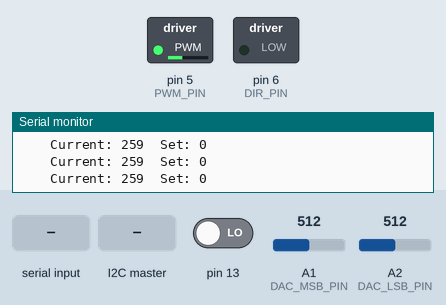
Simulated run of this sketch. Board: Arduino Uno, built with avr-gcc and run on an emulated ATmega328P. Shown: switched loads named in the sketch (green lamp = pin HIGH), the last lines printed to the serial monitor. The test bench sets the inputs (shaded band); at power-on: A1 (DAC_MSB_PIN) = 512, pin 13 LOW, A2 (DAC_LSB_PIN) = 512.

Above: at 1.2 s.
1.3 s: A1 (DAC_MSB_PIN) set to 397
2.8 s: A1 (DAC_MSB_PIN) set to 376
At 3.2 s:
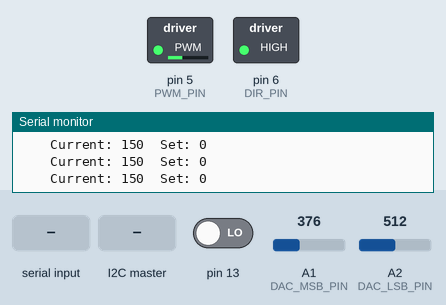
4.3 s: "30,150\n" received over Serial
At 5.1 s:
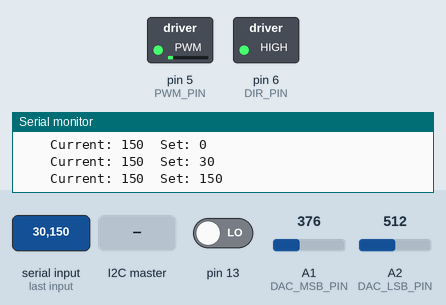
6.8 s: the I2C master sends the byte 5
9.8 s: the I2C master sends the byte 90
12.8 s: A1 (DAC_MSB_PIN) set to 264
15.8 s: A1 (DAC_MSB_PIN) set to 245
At 17.0 s:
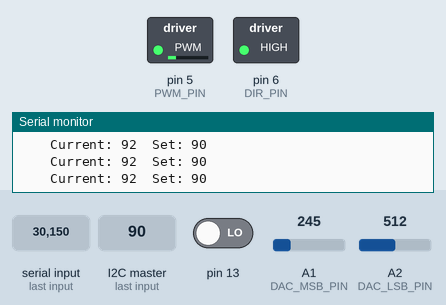
Timing chart, 0 to 18.8 s (numbered marks = the images above; inputs shaded):
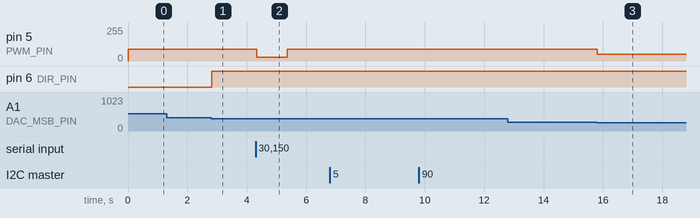

Measured:
- the behaviour switches between 384 and 383 on A1 (DAC_MSB_PIN) (found by bisection; images 0 and 1)
- after the input at 2.8 s, pin 6 (DIR_PIN): LOW → HIGH at once
- after the input at 4.3 s, pin 5 (PWM_PIN): 90/255 → 30/255 at once, → 90/255 1.0 s later
- after the input at 15.8 s, pin 5 (PWM_PIN): 90/255 → 50/255 at once

The sketch:

nano_firmware_DAC_I2C_side.ino
```cpp
#include <Wire.h>
//#define SLAVE_ADDRESS     0x21  //TopTower
//#define SLAVE_ADDRESS     0x22  //BottomTower
//#define SLAVE_ADDRESS     0x23  //base motor furthest
#define SLAVE_ADDRESS     0x24  //base motor elbow
//#define SLAVE_ADDRESS     0x25  //base motor stationary

#define RECIEVED_SIZE     4
#define SENT_SIZE         20
//#define SENT_SIZE         4
#define PWM_PIN           5
#define DIR_PIN           6
//#define POT_PIN           A1
//////////////  0x24  //////////
//#define ENC_PIN           3
//#define ENC2_PIN          2

////////////  0x23  //////////
//#define ENC_PIN           2
//#define ENC2_PIN          3
#define ENC_TICKS         6400

#define DAC_LSB_PIN         A2
#define DAC_MSB_PIN         A1


// planar elbow
float p = 10;
float i = 0.003;
float d = 1.5;
int Lower_Bound = 35;
int Upper_Bound = 105;

unsigned long prev_time = 0;
unsigned long curr_time = 0;
float curr_error = 0.0;
float prev_error = 0.0;
float integral_error = 0.0;
float deriv_error = 0.0;
unsigned long dt = 1;


byte recievedSetPoint[RECIEVED_SIZE];
byte sentPosition[SENT_SIZE];

volatile int setPoint = 0;
volatile int currPosition = 0;
long GAIN = 7;

volatile bool enc1 = true;
volatile bool enc2 = true;

volatile bool lastEnc = true;
volatile bool encDir = true;

volatile long ticks = 0;

void readDAC(){
//  long x1 = (long)analogRead(DAC_LSB_PIN);


  int x1x1 = analogRead(DAC_LSB_PIN);
  //long x1 = (x1x1 & 1016)>>3;
  long x1 = x1x1 & 1016;

  int x2x2 = analogRead(DAC_MSB_PIN);
  long x2 = x2x2 & (1008);

  //yellow
  long Low_MSB = (x1 & 896) >> 7;
  long Low_LSB = (x1 & 120) >> 3;
  //orange
  long High_MSB = (x2 & 896) >> 4;
  long High_LSB = (x2 & 112);

  long MSB = Low_MSB + High_MSB;
  long LSB = Low_LSB + High_LSB;

  ticks = LSB + (MSB << 7);
  //x2 = x2<<3;


//
//  Serial.print("LSB Read: ");
//  Serial.print(x1x1);
//  Serial.print(" x1: ");
//  Serial.print(x1);
//  Serial.print(" MSB Read: ");
//  Serial.print(x2x2);
//  Serial.print(" x2: ");
//  Serial.print(x2);


//  Serial.print(" ");
 // x2 = map(x2x2, 0, 1023, 0, 255)<<5;
//  long yeet = x1+x2;
 // long yeet = map(x1+x2,0,6655,0,6399);
//  long yeet = map(x1+x2,0,6505,0,6399);
 // ticks = yeet;


//  Serial.print("LSB: ");
//  Serial.print(x1);
//  Serial.print(" MSB: ");
//  Serial.print(x2);


//  Serial.print(" AL: ");
//  Serial.print(x1x1);
//  Serial.print(" AM: ");
//  Serial.print(x2x2);
//  Serial.print("X2: ");
//  Serial.print(x2);


}

/////////////////////////////////////
// Method 1
/////////////////////////////////////

//void fixTicks(){
//  ticks = (ticks+ENC_TICKS*2)%ENC_TICKS;
//}
//
//void encISR(){
//  enc1 = !enc1;
//  if(!enc1 != !enc2) {
//    ticks++;
//  }
//  else{
//    ticks--;
//  }
//  fixTicks();
//}
//
//void encISR2(){
//  enc2 = !enc2;
//  if(!enc1 != !enc2) {
//    ticks--;
//  }
//  else{
//    ticks++;
//  }
//  fixTicks();
//}


/////////////////////////////////////
// Method 2
/////////////////////////////////////

//
//void fixTicks(){
//  ticks = (ticks+ENC_TICKS)%ENC_TICKS;
//}
//
//void encISR(){
//  encDir = lastEnc? encDir : !encDir;
//  encDir ? ticks++ : ticks--;
//  fixTicks();
//  lastEnc= false;
//}
//
//void encISR2(){
//  encDir = !lastEnc? encDir : !encDir;
//  encDir ? ticks++ : ticks--;
//  fixTicks();
//  lastEnc= true;
//}
//


void setup() {

  Wire.begin(SLAVE_ADDRESS);
  Wire.onRequest(requestEvent);
  Wire.onReceive(receiveEvent);
  pinMode(PWM_PIN, OUTPUT);
  pinMode(DIR_PIN, OUTPUT);

//  pinMode(12, OUTPUT);
//  digitalWrite(12, HIGH);

  pinMode(DAC_LSB_PIN, INPUT);
  pinMode(DAC_MSB_PIN, INPUT);

//  currPosition = map(analogRead(POT_PIN), 0, 1023, 0,359);
  setPoint = 0;
  Serial.begin(9600);
    prev_time = millis();

}

int reportedPos = 0;
int asdf = 0;
long duty;
void loop() {
  readDAC();
//  //////////////////////////////////////////////////////
//  //////////////////////////////////////////////////////
//  currPosition = (ticks*360)/ENC_TICKS;
//  long duty = (GAIN*(setPoint - currPosition))/360;
//  if(duty < 0){
//    duty = duty*-1;
//    digitalWrite(DIR_PIN, HIGH);
//  }
//  else{
//    digitalWrite(DIR_PIN, LOW);
//  }
//  if(duty > 70){
//    duty = 70;
//  }
//  //////////////////////////////////////////////////////
//  //////////////////////////////////////////////////////
//
//  currPosition = (ticks*360)/ENC_TICKS;
////
//////
////////  //start average code
////////  reportedPos = (ticks*360)/ENC_TICKS;
////////
////////  int p = currPosition - reportedPos;
////////  while(p<0){
////////    p+=(360);
////////  }
////////  p = p%360;
////////
////////  if(p>180){
////////    if(currPosition>reportedPos){
////////      currPosition = ((currPosition*4 +reportedPos)/5+180)%360;
////////    }
////////    else {
////////      currPosition = (currPosition*4 +reportedPos)/5;
////////    }
////////  }
////////
////////  if(p<180){
////////    if(currPosition>reportedPos){
////////      currPosition = (currPosition*4 +reportedPos)/5;
////////    }
////////    else {
////////      currPosition = ((currPosition*4 +reportedPos)/5+180)%360;
////////      }
////////  }
////////  //end average code
//////
////
//
//  int error = (setPoint - currPosition);
//  if (error>180){
//    duty = (GAIN*(error-360));
//  }
//  else if (error<-180){
//    duty = (GAIN*(error+360));
//  }
//  else{
//    duty = (GAIN*(error));
//  }
//
//  if(duty < 0){
//    duty = duty*-1;
//    digitalWrite(DIR_PIN, HIGH);
//  }
//  else{
//    digitalWrite(DIR_PIN, LOW);
//  }
//  if(duty > 70){
//    duty = 70;
//  }
//
//
//  analogWrite(PWM_PIN, duty);
//
//  //////////////////////////////////////////////////////
//  //////////////////////////////////////////////////////
//
////
//  Serial.print("    TIC: ");
//  Serial.print(ticks);
//  Serial.print("    Current: ");
//  Serial.print(currPosition);
//  Serial.print("  Set: ");
//  Serial.print(setPoint);
//  Serial.print("      Diff: ");
//  Serial.print(setPoint - currPosition);
//  Serial.print("     Duty: ");
//  Serial.print(duty);
////  Serial.print("  Gain: ");
////  Serial.print(GAIN);
////  Serial.print("    GD: ");
////  Serial.print(GAIN*(setPoint - currPosition));
////  Serial.print("  GDD: ");
////  Serial.print((GAIN*(setPoint - currPosition))/360);
////  Serial.print("    GDD: ");
////  Serial.print(GAIN*(setPoint - currPosition)/360);
//  Serial.print("  Dir: ");
//  Serial.println(digitalRead(DIR_PIN));
//
///////////////////////////////////////
//// test code
///////////////////////////////////////
//
////  if(asdf>20){
////  digitalWrite(8, LOW);
////  digitalWrite(9, LOW);
////  digitalWrite(8, HIGH);
////  digitalWrite(9, HIGH);
////
////  }else{
////  digitalWrite(8, LOW);
////  digitalWrite(9, HIGH);
////  digitalWrite(8, HIGH);
////  digitalWrite(9, LOW);
////  }
////  asdf++;
////  asdf = asdf>40 ? 0 : asdf;
////
////
////  Serial.print("Deg:  ");
////  Serial.println(currPosition);
////  Serial.print("Tic:  ");
////  Serial.println(ticks);
////  Serial.println("~~~~~~~~~~~~~~~~~~~~~~~~~~~~~");
////  delay(200);

///////////////////////////////////////////////////////////////////
//////////////////////////////////////////////////////////////////
/////////////////////////////////////////////////////////////////

  currPosition = (ticks*360)/ENC_TICKS;

  int error = (setPoint - currPosition);
  if (error>180){
    error = error-360;
  }
  else if (error<-180){
    error = error+360;
  }
  else{
    error = error;
  }

  curr_error = error;
  curr_time = millis();
  dt = (curr_time - prev_time) + 1;
  integral_error += (dt)*curr_error; //need to prevent overflow
  if(integral_error > 10000){
    integral_error = 10000;
  }

  if(integral_error < -10000){
    integral_error = -10000;
  }

  deriv_error = (curr_error - prev_error)/(dt);
  int  duty = (p*curr_error + i*integral_error + d*deriv_error);
  prev_time = curr_time;

  if(duty < 0){
  duty = duty*-1;
  digitalWrite(DIR_PIN, HIGH);
  }
  else{
  digitalWrite(DIR_PIN, LOW);
  duty = duty;
  }

  if(duty > 90){
  duty = 90;
  }
  analogWrite(PWM_PIN, duty);

  Serial.print("    Current: ");
  Serial.print(currPosition);
  Serial.print("  Set: ");
  Serial.println(setPoint);
//
///////////////////////////////////////////////////////////////////
//////////////////////////////////////////////////////////////////
/////////////////////////////////////////////////////////////////

}
/*
 *
 */
void requestEvent(){
  get_byte_position();
  Wire.write(sentPosition, SENT_SIZE);
}

void receiveEvent(int bytesReceived){
  for(int i = 0; i < bytesReceived; i++)
  {
    if(i < RECIEVED_SIZE)
    {
      recievedSetPoint[i] = Wire.read();
    }
    else
    {
      Wire.read();
    }
  }
  setPoint = (recievedSetPoint[1]<<8) + recievedSetPoint[0];
  Serial.println(setPoint);
  bool state = digitalRead(13); // um ok
  digitalWrite(13, !state);
}

void get_byte_position(){
  sentPosition[0] = (currPosition & 255);
  sentPosition[1] = (currPosition & (255<<8))>>8; // lol clever
}


void serialEvent() {
    int yeet = Serial.parseInt()+720;
    if(yeet>=0){
      setPoint = ((yeet%360));
    }
}
```
